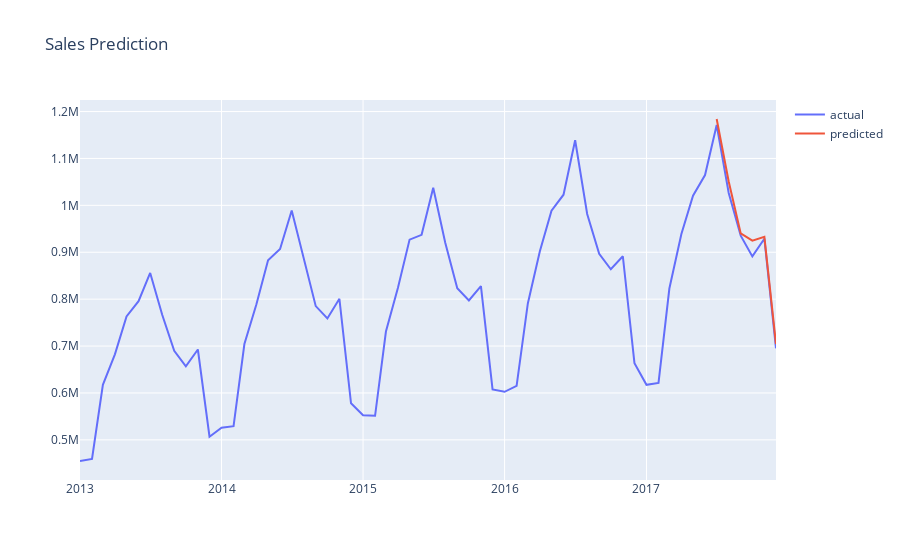

Notebook code cell kept with this figure:
### Code cell
#plot actual and predicted
plot_data = [
    go.Scatter(
        x=df_sales_pred['date'],
        y=df_sales_pred['sales'],
        name='actual'
    ),
        go.Scatter(
        x=df_sales_pred['date'],
        y=df_sales_pred['pred_value'],
        name='predicted'
    )
    
]

plot_layout = go.Layout(
        title='Sales Prediction'
    )
fig = go.Figure(data=plot_data, layout=plot_layout)
cf.iplot(fig)
